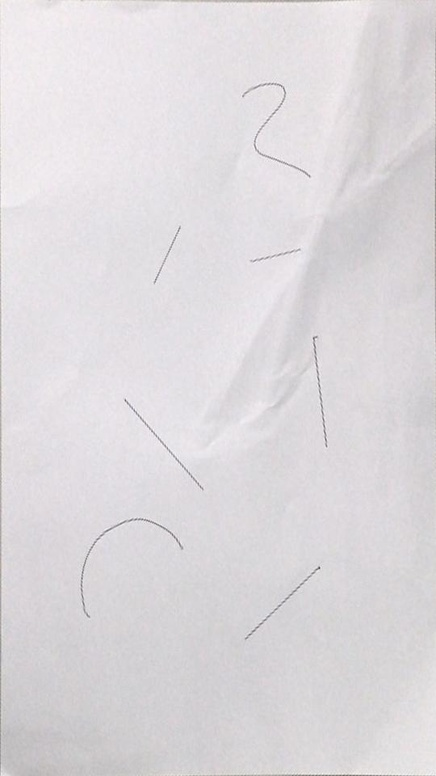
%> input picture 15331416+赵寒旭+DMT02/input/input.jpg, 436 x 776 px, shrunk from 540 x 960 before the run
$ octave main.m   (GNU Octave 9; MATLAB toolbox functions it lacks are replaced by stand-ins)
%> lines starting %> are read from the running program, lines starting %| are printed output that depends on the picture; in (x1, y1, x2, y2) boxes, pixels count from 0 and x2, y2 are one past the last pixel; in counts of white or black regions, pixels touching at a corner belong together; the program's own positions count from 1
### 15331416+赵寒旭+DMT02/src/imdilate_imerode.m
function output_img = imdilate_imerode( input_img )
    B = [ 0 1 0
          1 1 1
          0 1 0];
    % 第一次腐蚀
    output_img = imerode(input_img,B);
    % 第二次腐蚀
    output_img = imerode(output_img,B);
end

### 15331416+赵寒旭+DMT02/src/main.m
close all;
clc;
clear;
% 输入图像
input_img  = imread('..\input\input.jpg');
%> input_img is the input picture: size 776x436x3 uint8; mean R, G, B 221.1, 217.6, 220.8
%输出图像（将输入图像中的线条一个一个输出）
gray_img = rgb2gray(input_img);
figure(1);
subplot(1,2,1);
imshow(gray_img);
title('灰度图');
imwrite(gray_img, '..\output\gary_img.jpg');

% 1.通过阈值进行前后景分割（将线条和A4纸分开）
thresh_result = im2bw(gray_img, 0.75);
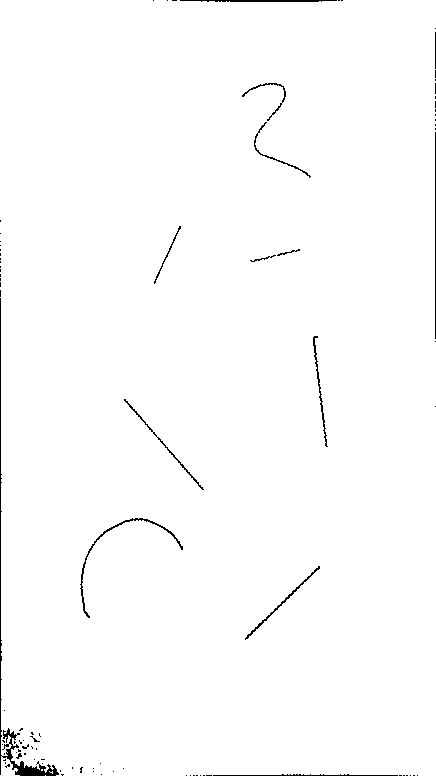
%> thresh_result: size 776x436 logical; 99% white; black in thin lines or dots
subplot(1,2,2);
imshow(thresh_result);
title('阈值前后景分割');
imwrite(thresh_result, '..\output\thresh_result.jpg');
saveas(gcf, '..\output\figure1.jpg');

% 2.轮廓检测
% 形态学图像处理（膨胀腐蚀）
imdilate_result = imdilate_imerode(thresh_result);
%> in imdilate_imerode, `output_img = imerode(input_img,B);`: output_img: size 776x436 logical; 98% white; 39 black regions (22 under 20 px), largest, box (x1, y1, x2, y2) and area: (0, 289, 65, 776) 2098, (79, 517, 184, 619) 710, (241, 82, 312, 179) 629
%> in imdilate_imerode, `output_img = imerode(output_img,B);`: output_img: size 776x436 logical; 97% white; 23 black regions (9 under 20 px), largest, box (x1, y1, x2, y2) and area: (0, 239, 66, 776) 3110, (78, 516, 185, 620) 1056, (240, 81, 313, 180) 953
figure(2);
subplot(1,2,1);
imshow(imdilate_result);
title('膨胀腐蚀');
imwrite(imdilate_result, '..\output\imdilate_result.jpg');
% 检测轮廓
% 为方便连通区域选择，二值图取反
imdilate_result = ~imdilate_result;
%获取连通区域，并进行显示
% imclearborder:边界对象抑制
IM2 = imclearborder(imdilate_result,8);
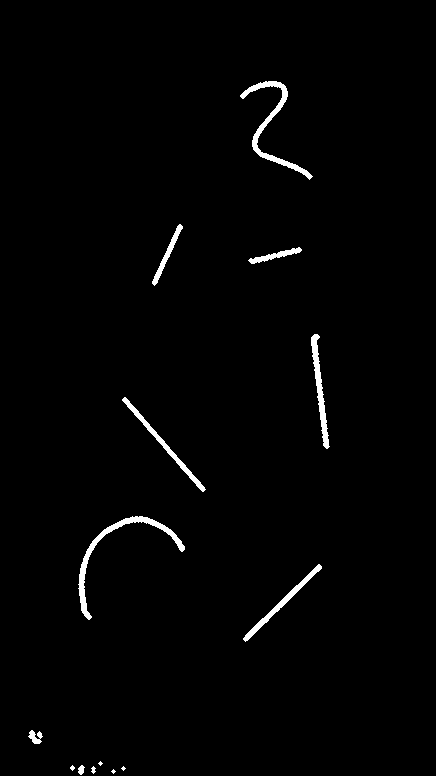
%> IM2: size 776x436 logical; 1.4% white; 14 white regions (4 under 20 px), largest, box (x1, y1, x2, y2) and area: (78, 516, 185, 620) 1056, (240, 81, 313, 180) 953, (311, 334, 330, 449) 672
% bwareaopen:删除小面积对象
BW2 = bwareaopen(IM2,60,8);
figure(2);
%寻找边缘，不包括孔
[B,L] = bwboundaries(BW2,'noholes');
%> L: size 776x436 double; 9 distinct labels, from 0 to 8
%> B = 8 boundaries; box (x1, y1, x2, y2) and points: (78, 516, 185, 620) 347, (240, 81, 313, 180) 325, (311, 334, 330, 449) 233, (122, 397, 206, 492) 191, (243, 564, 322, 642) 163, (152, 224, 183, 286) 124, (248, 247, 302, 264) 108, (28, 730, 43, 744) 52
subplot(1,2,2);
imshow(L);
title('轮廓检测');
hold on
% 描边
for k = 1:length(B)
   boundary = B{k};
   plot(boundary(:,2), boundary(:,1), 'r', 'LineWidth', 1)
end
%> this loop made 8 passes
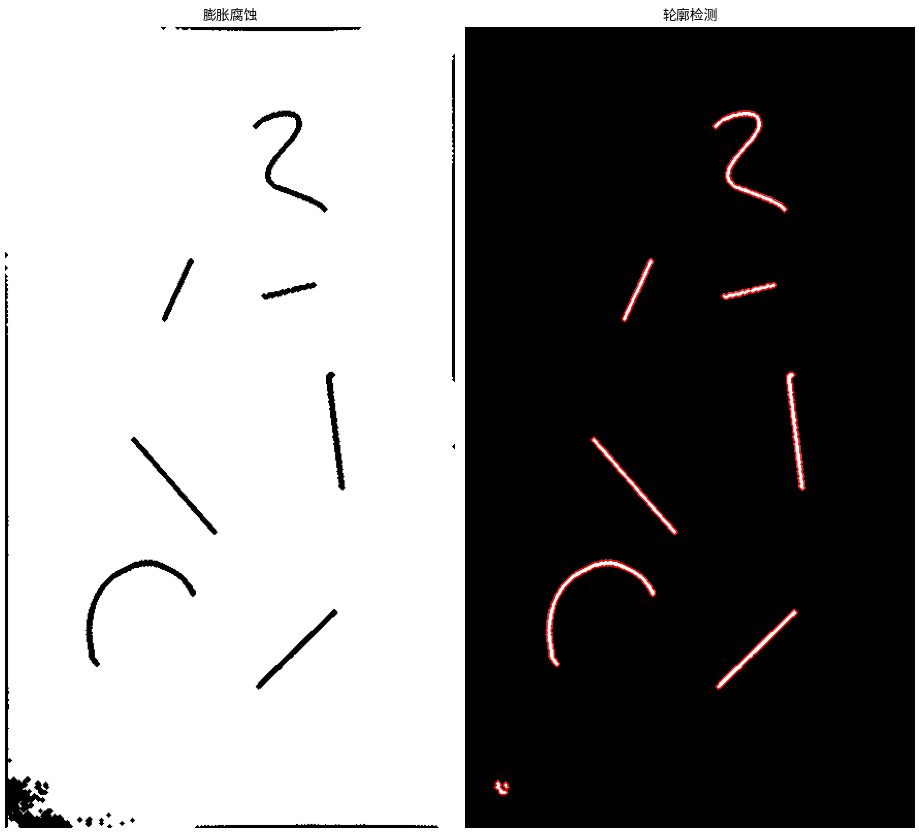
%> figure redrawn from the program's plot data, 2 panels
saveas(gcf, '..\output\figure2.jpg');
% 3.通过ROI将每张图片输出
%获取区域的'basic'属性， 'Area', 'Centroid', and 'BoundingBox'
stats = regionprops(BW2, 'basic');
%> stats = 8 regions; box (x1, y1, x2, y2), Area and Centroid: (78, 516, 185, 620) 1056 [117.5 552.1], (240, 81, 313, 180) 953 [273.1 126.1], (311, 334, 330, 449) 672 [320.4 390.6], (122, 397, 206, 492) 602 [164.6 445.2], (243, 564, 322, 642) 578 [282.5 603.8], (152, 224, 183, 286) 338 [167.9 255.2], (248, 247, 302, 264) 285 [275.7 256.2], (28, 730, 43, 744) 120 [36.1 737.7]
%绘制感兴趣区域ROI
figure('name','ROI区域提取');
imshow(input_img);
hold on

for i=1:size(stats)
     rectangle('Position',[stats(i).BoundingBox],'LineWidth',1,'LineStyle','-','EdgeColor','g'),
end
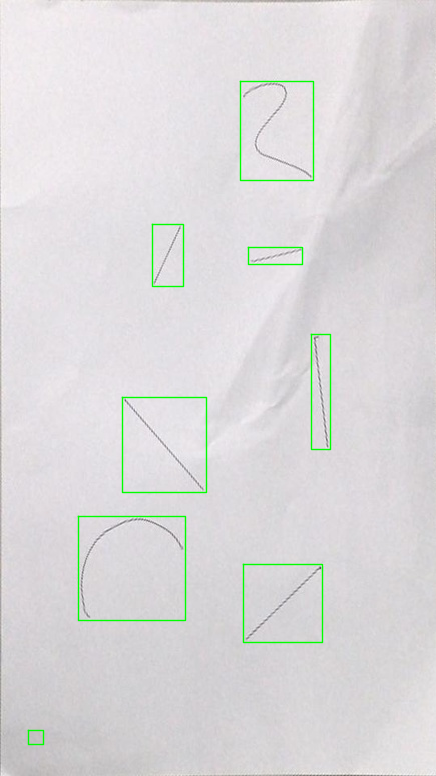
%> figure redrawn from the program's plot data
hold off
saveas(gcf, '..\output\figure3.jpg');
figure('name','截取各个区域');
for i=1:size(stats)
    I = imcrop(input_img, stats(i).BoundingBox);
    subplot(2,4,i);
    imshow(I);
    titlename = ['cut',num2str(i)];
    title(titlename);
    filename = ['..\output\cut\cut',num2str(i),'.jpg'];
    imwrite(I,filename);
end
%> this loop made 8 passes
%> pass 2, `I = imcrop(input_img, stats(i).BoundingBox);`:
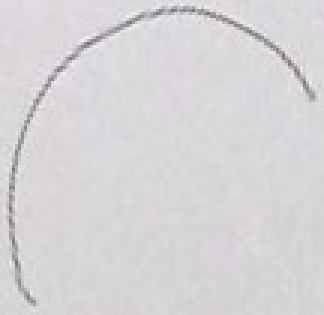
%> I: size 105x108x3 uint8 (shown 3 times larger); mean R, G, B 215.2, 212.5, 215.9
%> pass 3, `I = imcrop(input_img, stats(i).BoundingBox);`:
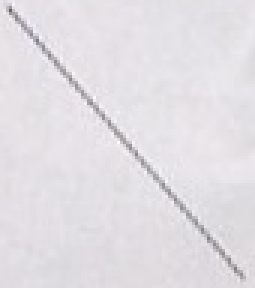
%> I: size 96x85x3 uint8 (shown 3 times larger); mean R, G, B 226, 222.6, 227.3
%> after the loop:
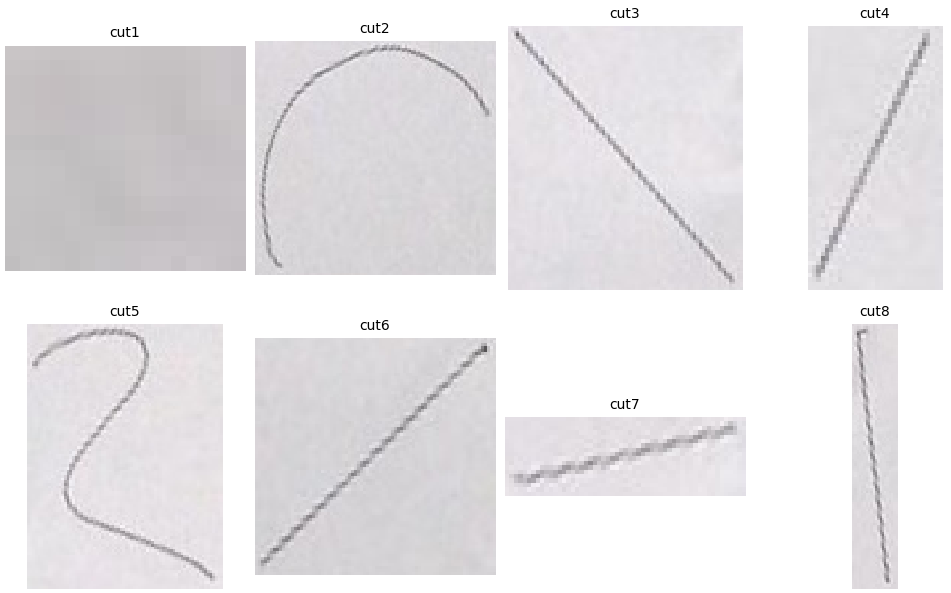
%> figure redrawn from the program's plot data, 8 panels
saveas(gcf, '..\output\figure4.jpg');
